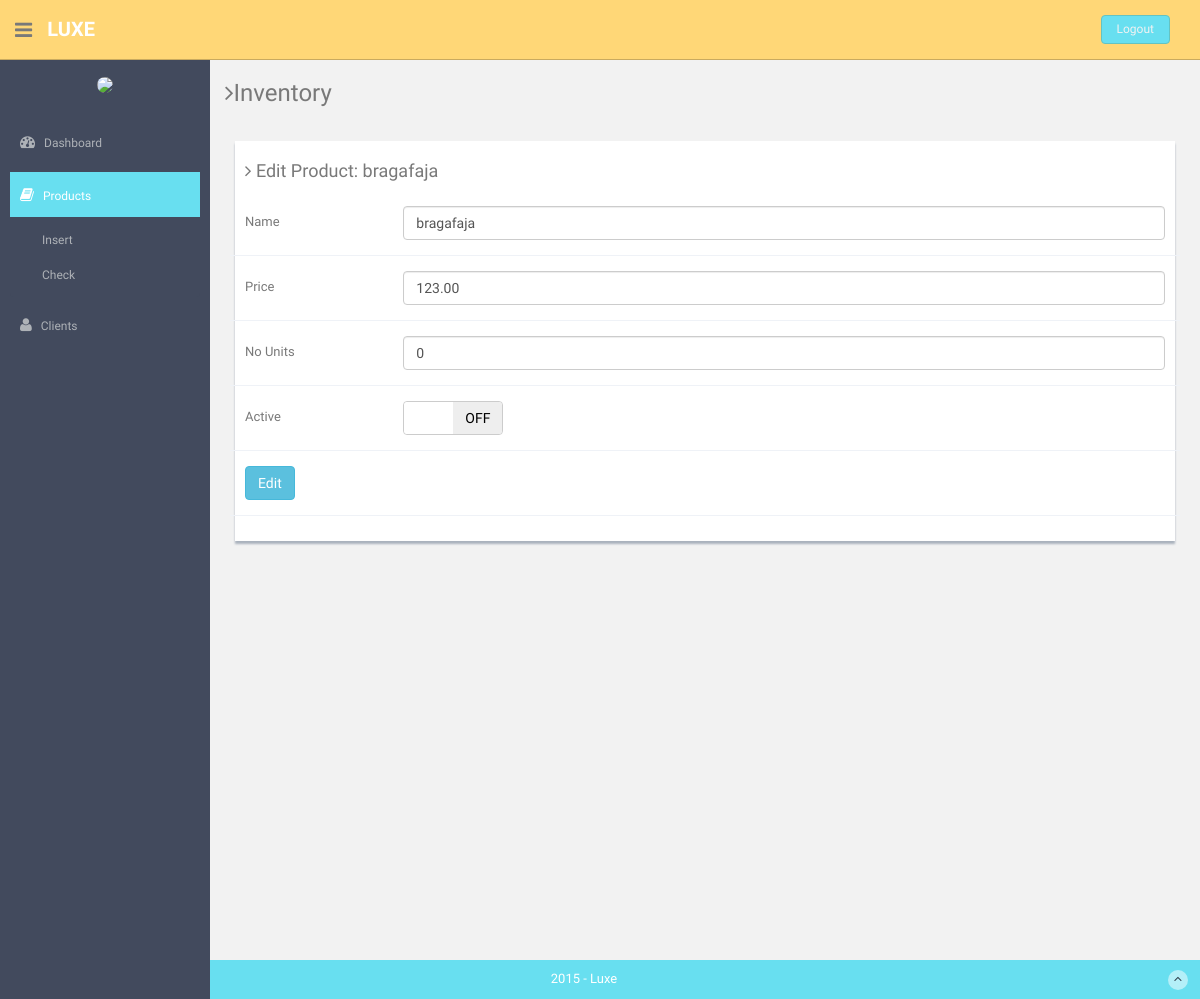
Screenshot of /editProduct.php?id=8 (signed in) with the database file from the repository.
### tables this page shows
CREATE TABLE IF NOT EXISTS `Products` (
`ProdId` int(4) NOT NULL,
  `ProdName` varchar(20) NOT NULL,
  `ProdPrice` decimal(6,2) NOT NULL,
  `ProdUnits` int(2) NOT NULL
);

### functions.php (called while the page is built, shortened)
<?php
	function findProdById($id){
		$db = Database::connect();
		$db->setAttribute(PDO::ATTR_ERRMODE, PDO::ERRMODE_EXCEPTION);
		$stmt = $db->prepare('SELECT * FROM Products WHERE ProdId = ?');
		$stmt->execute(array($id));
		$result = $stmt->fetch(PDO::FETCH_ASSOC);
		if($result > 0){
			return $result;
		}else{
			return null;
		}
	}
?>

### editProduct.php (the view, shortened to what this page needs)
<?php require_once 'functions.php';?>
<?php
  $prod = findProdById($_GET["id"]);
?>
<!DOCTYPE html>
<html lang="en">
  <head>
    <link href="assets/css/bootstrap.css" rel="stylesheet">
	 <link href="assets/css/bootstrap-switch.css" rel="stylesheet">
    <link href="assets/font-awesome/css/font-awesome.css" rel="stylesheet" />
    <link href="assets/css/style.css" rel="stylesheet">
    <link href="assets/css/style-responsive.css" rel="stylesheet">
  </head>
  <body>
  <section id="container" >
      <header class="header black-bg">
              <div class="sidebar-toggle-box">
                  <div class="fa fa-bars tooltips" data-placement="right" data-original-title="Toggle Navigation"></div>
              </div>
            <a href="index.php" class="logo"><b>Luxe</b></a>
            <div class="top-menu">
            	<ul class="nav pull-right top-menu">
                    <li><a class="logout" href="login.php">Logout</a></li>
            	</ul>
            </div>
        </header>
      <aside>
          <div id="sidebar"  class="nav-collapse ">
              <ul class="sidebar-menu" id="nav-accordion">
              	  <p class="centered"><img src="assets/img/ui-juan.jpg" class="img-circle" width="60"></p>
                  <li class="mt">
                      <a href="index.php">
                          <i class="fa fa-dashboard"></i>
                          <span>Dashboard</span>
                      </a>
                  </li>
                  <li class="sub-menu">
                      <a class="active" href="javascript:;" >
                          <i class="fa fa-book"></i>
                          <span>Products</span>
                      </a>
                      <ul class="sub">
                          <li><a href="formInventory.php">Insert</a></li>
                          <li><a href="inventory.php">Check</a></li>
                      </ul>
                  </li>
                  <li class="sub-menu">
                      <a id="clients" href="javascript:;" >
                          <i class="fa fa-user"></i>
                          <span>Clients</span>
                      </a>
                  </li>
              </ul>
          </div>
      </aside>
      <section id="main-content">
          <section class="wrapper site-min-height">
          	<h3><i class="fa fa-angle-right"></i>Inventory</h3>
          	<div class="row mt">
          	   <div class="col-lg-12">
                  <div class="form-panel">
                  	  <h4 class="mb"><i class="fa fa-angle-right"></i> Edit Product: <?php echo $prod['ProdName'];?></h4>
                      <form class="form-horizontal style-form" action="controlador.php" method="post">
                          <div class="form-group">
                              <label class="col-sm-2 col-sm-2 control-label">Name</label>
                              <div class="col-sm-10">
                                  <input type="text" class="form-control" name="prodName" value="<?php echo $prod['ProdName'];?>">
                              </div>
                          </div>
                          <div class="form-group">
                              <label class="col-sm-2 col-sm-2 control-label">Price</label>
                              <div class="col-sm-10">
                                  <input type="text" class="form-control" name="prodPrice" value="<?php echo $prod['ProdPrice'];?>">
                              </div>
                          </div>
                          <div class="form-group">
                              <label class="col-sm-2 col-sm-2 control-label">No Units</label>
                              <div class="col-sm-10">
                                  <input type="text" class="form-control" name="prodUnits" value="<?php echo $prod['ProdUnits'];?>">
                              </div>
                          </div>
                          <div class="form-group">
                              <label class="col-sm-2 col-sm-2 control-label">Active</label>
                              <div class="col-sm-6 text-left">
                              </div>
                          </div>
                           <div class="form-group">
                               <div class="col-lg-10">
 					 						<p class="btn btn-info" data-toggle="modal" data-target="#myModal">
 					 						  Edit
 					 						</p>
                               </div>
                           </div>
                      </form>
                  </div>
          		</div>
          	</div>
		</section>
      </section>
      <footer class="site-footer">
          <div class="text-center">
              2015 - Luxe
              <a href="editProduct.php#" class="go-top">
                  <i class="fa fa-angle-up"></i>
              </a>
          </div>
      </footer>
  </section>
  </body>
</html>

### assets/css/style.css (style rules this page uses)
body { color: #797979; background: #f2f2f2; font-family: 'Ruda', sans-serif; padding: 0px !important; margin: 0px !important; font-size:13px; }
ul li { list-style: none; }
a, a:hover, a:focus { text-decoration: none; outline: none; }
#container { width: 100%; height: 100%; }
.centered { text-align: center; }
.mt { margin-top: 25px; }
.mb { margin-bottom: 25px; }
ul.top-menu > li > .logout { color: #f2f2f2; font-size: 12px; border-radius: 4px; -webkit-border-radius: 4px; border: 1px solid #64c3c2 !important; padding: 5px 15px; margin-right: 15px; background: #68dff0; margin-top: 15px; }
#sidebar { width: 210px; height: 100%; position: fixed; background: #424a5d; }
#sidebar ul li { position: relative; }
#sidebar .sub-menu > .sub li { padding-left: 32px; }
#sidebar .sub-menu > .sub li:last-child { padding-bottom: 10px; }
ul.sidebar-menu , ul.sidebar-menu li ul.sub { margin: -2px 0 0; padding: 0; }
ul.sidebar-menu { margin-top: 75px; }
#sidebar > ul > li > ul.sub { display: none; }
#sidebar > ul > li.active > ul.sub, #sidebar > ul > li > ul.sub > li > a { display: block; }
ul.sidebar-menu li ul.sub li { background: #424a5d; margin-bottom: 0; margin-left: 0; margin-right: 0; }
ul.sidebar-menu li ul.sub li:last-child { border-radius: 0 0 4px 4px; -webkit-border-radius: 0 0 4px 4px; }
ul.sidebar-menu li ul.sub li a { font-size: 12px; padding: 6px 0; line-height: 35px; height: 35px; -webkit-transition: all 0.3s ease; -moz-transition: all 0.3s ease; -o-transition: all 0.3s ease; -ms-transition: all 0.3s ease; transition: all 0.3s ease; color: #aeb2b7; }
ul.sidebar-menu li { margin-bottom: 5px; margin-left:10px; margin-right:10px; }
ul.sidebar-menu li.sub-menu { line-height: 15px; }
ul.sidebar-menu li a span { display: inline-block; }
ul.sidebar-menu li a { color: #aeb2b7; text-decoration: none; display: block; padding: 15px 0 15px 10px; font-size: 12px; outline: none; -webkit-transition: all 0.3s ease; -moz-transition: all 0.3s ease; -o-transition: all 0.3s ease; -ms-transition: all 0.3s ease; transition: all 0.3s ease; }
ul.sidebar-menu li a.active, ul.sidebar-menu li a:hover, ul.sidebar-menu li a:focus { background: #68dff0; color: #fff; display: block; -webkit-transition: all 0.3s ease; -moz-transition: all 0.3s ease; -o-transition: all 0.3s ease; -ms-transition: all 0.3s ease; transition: all 0.3s ease; }
ul.sidebar-menu li a i { font-size: 15px; padding-right: 6px; }
ul.sidebar-menu li a.active i { color: #fff; }
#main-content { margin-left: 210px; }
.header, .footer { min-height: 60px; padding: 0 15px; }
.header { position: fixed; left: 0; right: 0; z-index: 1002; }
.black-bg { background: #ffd777; border-bottom: 1px solid #c9aa5f; }
.wrapper { display: inline-block; margin-top: 60px; padding-left: 15px; padding-right: 15px; padding-bottom: 15px; padding-top: 0px; width: 100%; }
a.logo { font-size: 20px; color: #ffffff; float: left; margin-top: 15px; text-transform: uppercase; }
a.logo b { font-weight: 900; }
#top_menu .nav > li, ul.top-menu > li { float: left; }
ul.top-menu > li > a { color: #666666; font-size: 16px; border-radius: 4px; -webkit-border-radius: 4px; border:1px solid #666666 !important; padding: 2px 6px; margin-right: 15px; }
.sidebar-toggle-box { float: left; padding-right: 15px; margin-top: 20px; }
.sidebar-toggle-box .fa-bars { cursor: pointer; display: inline-block; font-size: 20px; }
.form-panel { background: #ffffff; margin: 10px; padding: 10px; box-shadow: 0px 3px 2px #aab2bd; text-align: left; }
label { font-weight: 400; }
.form-horizontal.style-form .form-group { border-bottom: 1px solid #eff2f7; padding-bottom: 15px; margin-bottom: 15px; }
@media (min-width: 768px) { .form-horizontal .control-label { text-align: left; } }
.site-footer { background: #68dff0; color: #fff; padding: 10px 0; }
.go-top { margin-right: 1%; float: right; background: rgba(255,255,255,.5); width: 20px; height: 20px; border-radius: 50%; -webkit-border-radius: 50%; }
.go-top i { color: #2A3542; }
.site-min-height { min-height: 900px; }

### rows the page displays
products: ProdName "bragafaja", prodName "bragafaja", prodPrice "123.00", prodUnits "0"
